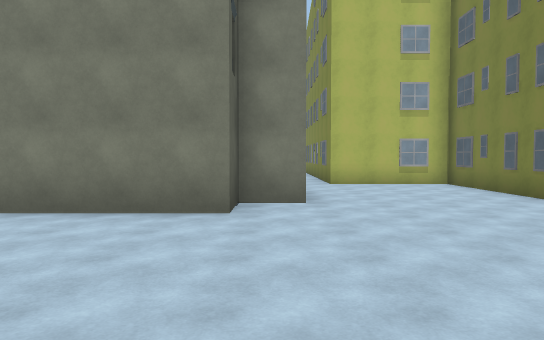
[1] (above)

24 first-person views from a walk through a scene from a Unity 3-D project. The camera is 1.5 m above the floor, tilts 2° down and sees 70° across. The floor is counted in squares, 2 m on a side. Each view is taken from the middle of a square. On the plan, view 1 faces up. The plan holds only what a view shows up to about 12 squares ahead; the rest is blank. The place goes on beyond the plan. The player is left out. Some animated figures are not drawn. Some surface patterns are stand-ins.

[2]
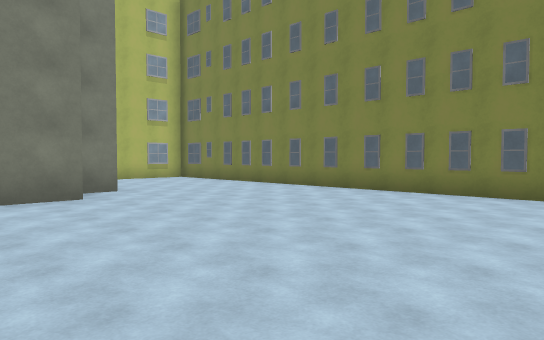

[3]
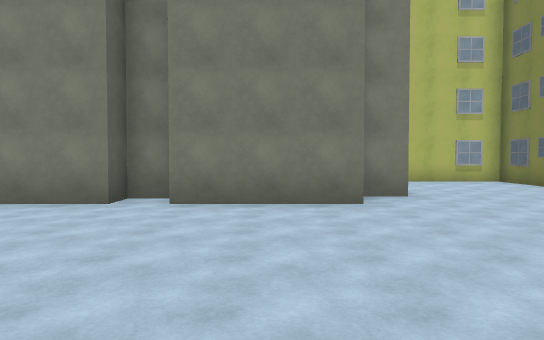

[4]
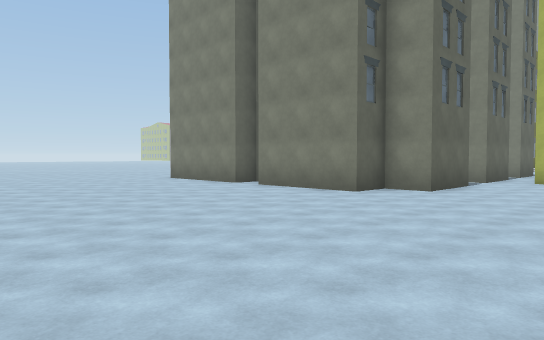

[5]
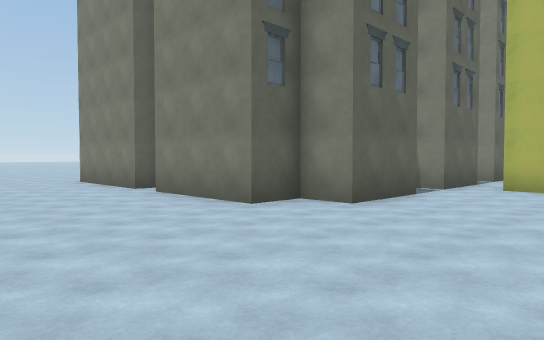

[6]
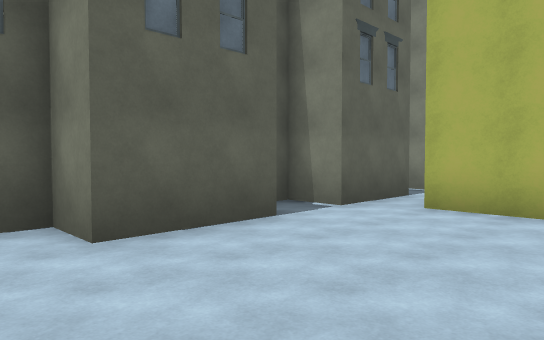

[7]
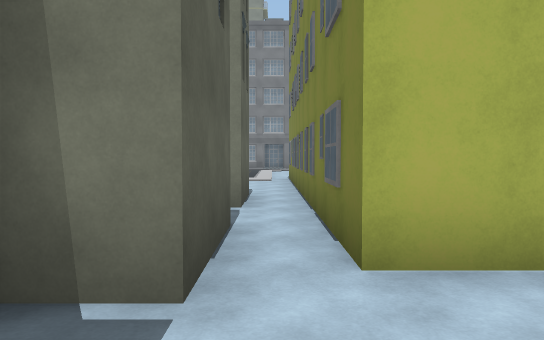

[8]
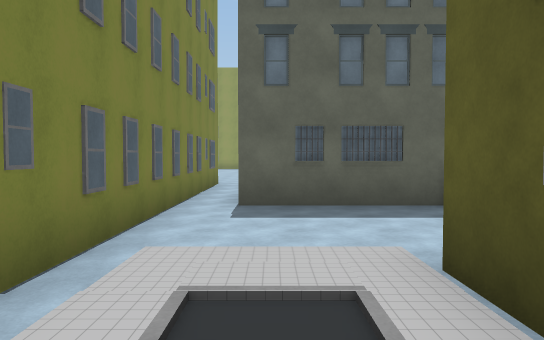

[9]
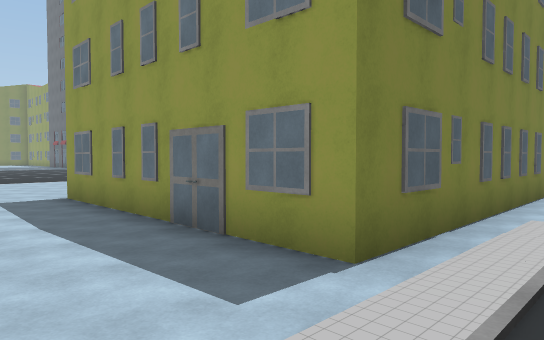

[10]
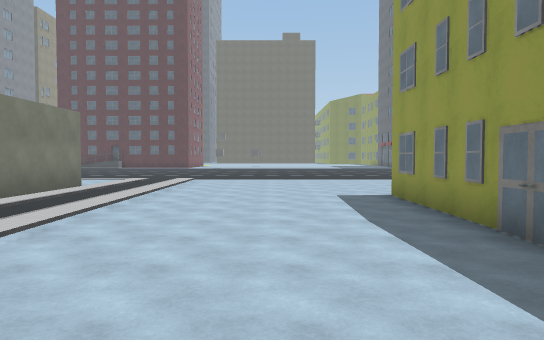

[11]
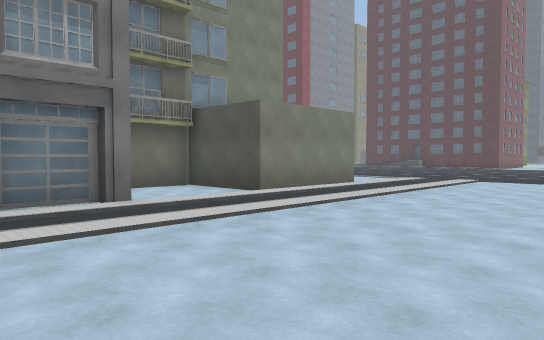

[12]
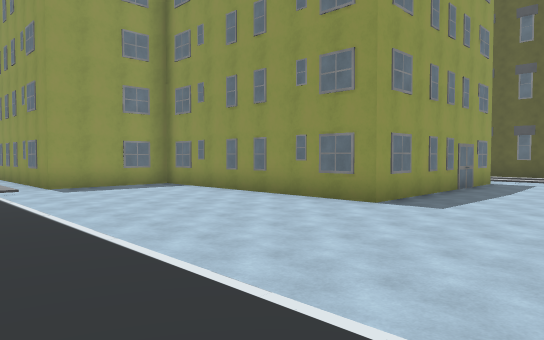

[13]
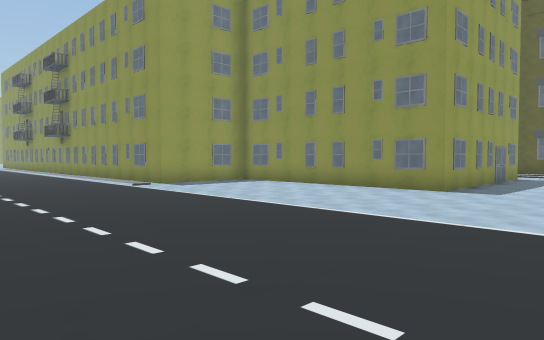

[14]
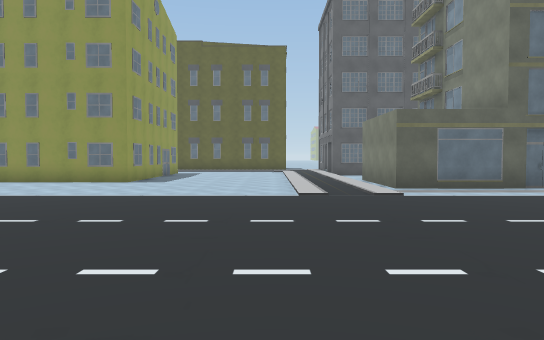

[15]
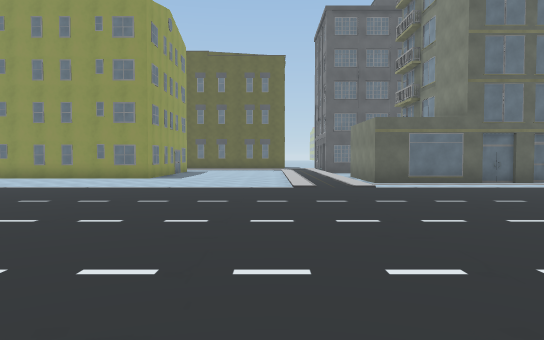

[16]
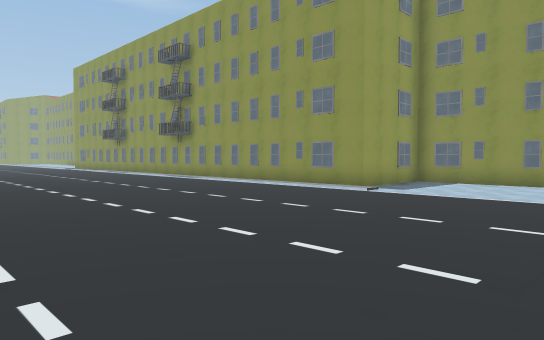

[17]
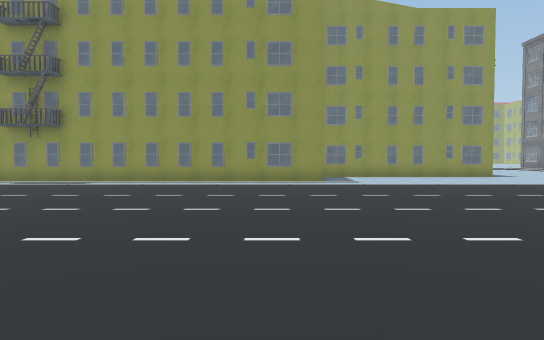

[18]
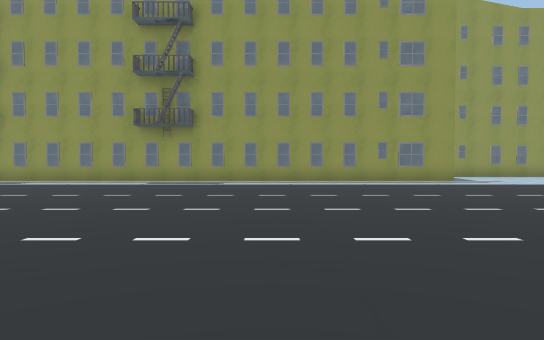

[19]
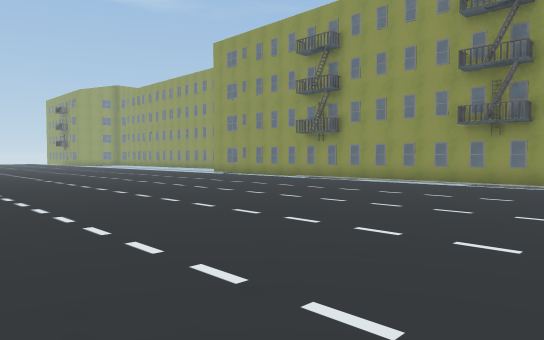

[20]
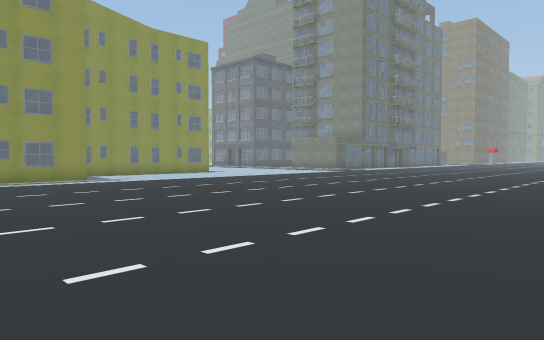

[21]
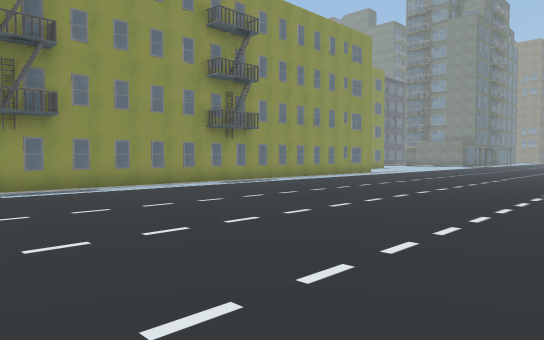

[22]
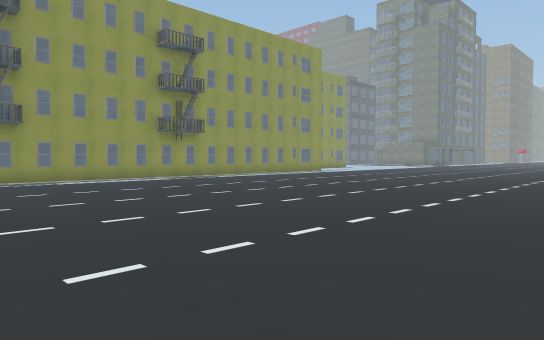

[23]
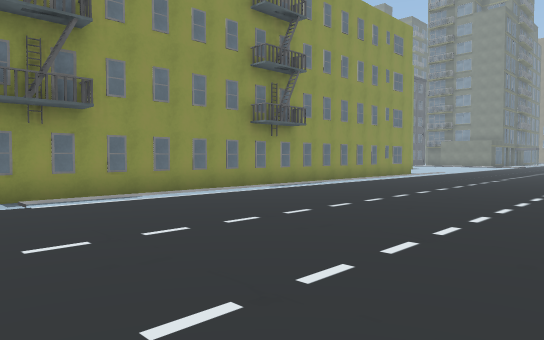

[24]
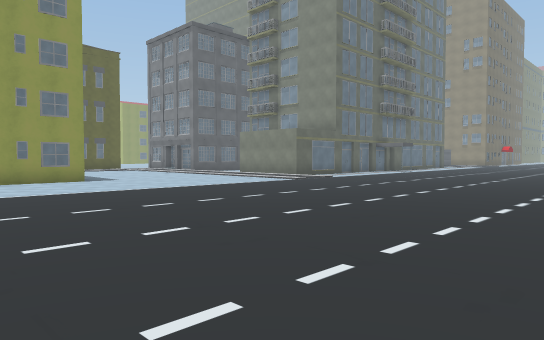

### Floor plan
Key: @ floor where view 1 was taken; # wall or solid block; . main floor; : floor 0.25 m higher than the main floor; / step, stairs or slope; B building.
Columns run from 5 left of view 1 to 24 right of it. Each row starts with its distance up from view 1.
 31           ..#  #./...
 30          ...#  #./.......
 29        ##...####./.......
 28                   ........
 27        :::::::::::........
 26       /................... .
 25       /...................
 24      . ....................
 23       /.....................
 22      ./.....................
 21       /#######..............
 20     # /#     #..............
 19     ///#     #..............
 18    ....#     #...............
 17    ....#     #...............
 16   B....#     #...............
 15       .#     #.../...........
 14      #.#     ####/...........
 13      ..#        #/............
 12      #.#        #/............
 11      #.####     #/...........
 10     ##....#     #/.......... .
  9      .....#     #/...........
  8      #....#     #/..........
  7     ##....#     #/...........
  6 ### #.....#     #/...........
  5 #.###.....#     #/...........
  4 ..........#     #/...........
  3 ..........#     #/...........
  2 ..........#     #/...........
  1 ..........#     #/............
  0 .....@....#     #/............
 -1  .........#     #............
 -2   . .... .           ....... .

Where each view was taken, in squares from view 1:
view 1: 0 up, 0 right, facing up
view 2: 2 down, 3 left, facing up-right
view 3: 1 down, 2 left, facing up
view 4: 2 down, 4 right, facing up-left
view 5: 1 up, 4 right, facing up-left
view 6: 5 up, 4 right, facing up-left
view 7: 8 up, 1 right, facing up
view 8: 22 up, 0 right, facing down
view 9: 24 up, 0 right, facing down-right
view 10: 24 up, 0 right, facing right
view 11: 23 up, 1 right, facing up-right
view 12: 25 up, 14 right, facing down-left
view 13: 25 up, 17 right, facing down-left
view 14: 26 up, 20 right, facing left
view 15: 26 up, 22 right, facing left
view 16: 20 up, 20 right, facing down-left
view 17: 13 up, 23 right, facing left
view 18: 9 up, 23 right, facing left
view 19: 9 up, 23 right, facing down-left
view 20: 10 up, 24 right, facing up-left
view 21: 2 down, 21 right, facing up-left
view 22: 2 down, 24 right, facing up-left
view 23: 2 down, 19 right, facing up-left
view 24: 17 up, 21 right, facing up-left
